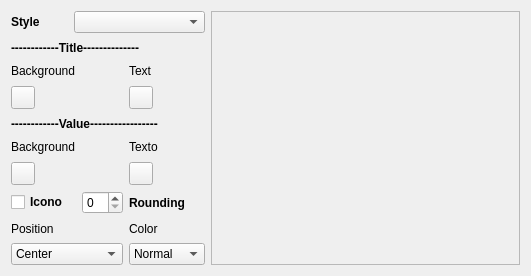
             <widget class="QWidget" name="page_4">
              <property name="geometry">
               <rect>
                <x>0</x>
                <y>0</y>
                <width>531</width>
                <height>276</height>
               </rect>
              </property>
              <attribute name="label">
               <string>CONFIGURE STYLE</string>
              </attribute>
              <layout class="QGridLayout" name="gridLayout_12">
               <item row="0" column="0">
                <layout class="QHBoxLayout" name="horizontalLayout_4">
                 <item>
                  <layout class="QGridLayout" name="gridLayout">
                   <item row="0" column="1" colspan="3">
                    <widget class="QComboBox" name="cbTextPestilo"/>
                   </item>
                   <item row="1" column="0" colspan="4">
                    <widget class="QLabel" name="label_2">
                     <property name="font">
                      <font>
                       <weight>75</weight>
                       <bold>true</bold>
                      </font>
                     </property>
                     <property name="text">
                      <string>------------Title--------------</string>
                     </property>
                    </widget>
                   </item>
                   <item row="0" column="0">
                    <widget class="QLabel" name="label_30">
                     <property name="font">
                      <font>
                       <weight>75</weight>
                       <bold>true</bold>
                      </font>
                     </property>
                     <property name="text">
                      <string>Style</string>
                     </property>
                    </widget>
                   </item>
                   <item row="3" column="0" colspan="3">
                    <widget class="QgsColorButton" name="ctitPanelText"/>
                   </item>
                   <item row="10" column="3">
                    <widget class="QComboBox" name="color_icono">
                     <item>
                      <property name="text">
                       <string>Normal</string>
                      </property>
                     </item>
                     <item>
                      <property name="text">
                       <string>Invertido</string>
                      </property>
                     </item>
                    </widget>
                   </item>
                   <item row="10" column="0" colspan="3">
                    <widget class="QComboBox" name="ubiIcono">
                     <item>
                      <property name="text">
                       <string>Center</string>
                      </property>
                     </item>
                     <item>
                      <property name="text">
                       <string>Left</string>
                      </property>
                     </item>
                     <item>
                      <property name="text">
                       <string>Right</string>
                      </property>
                     </item>
                    </widget>
                   </item>
                   <item row="3" column="3">
                    <widget class="QgsColorButton" name="cTextTitPT"/>
                   </item>
                   <item row="4" column="0" colspan="4">
                    <widget class="QLabel" name="label_27">
                     <property name="font">
                      <font>
                       <weight>75</weight>
                       <bold>true</bold>
                      </font>
                     </property>
                     <property name="text">
                      <string>------------Value-----------------</string>
                     </property>
                    </widget>
                   </item>
                   <item row="9" column="3">
                    <widget class="QLabel" name="label_14">
                     <property name="text">
                      <string>Color</string>
                     </property>
                    </widget>
                   </item>
                   <item row="6" column="0" colspan="3">
                    <widget class="QgsColorButton" name="cconPanelText"/>
                   </item>
                   <item row="9" column="0" colspan="2">
                    <widget class="QLabel" name="label_29">
                     <property name="text">
                      <string>Position</string>
                     </property>
                    </widget>
                   </item>
                   <item row="5" column="3">
                    <widget class="QLabel" name="label_28">
                     <property name="text">
                      <string>Texto</string>
                     </property>
                    </widget>
                   </item>
                   <item row="2" column="3">
                    <widget class="QLabel" name="label_16">
                     <property name="text">
                      <string>Text</string>
                     </property>
                    </widget>
                   </item>
                   <item row="6" column="3">
                    <widget class="QgsColorButton" name="cTextConPT"/>
                   </item>
                   <item row="2" column="0" colspan="2">
                    <widget class="QLabel" name="label_8">
                     <property name="text">
                      <string>Background</string>
                     </property>
                    </widget>
                   </item>
                   <item row="5" column="0" colspan="2">
                    <widget class="QLabel" name="label_3">
                     <property name="text">
                      <string>Background</string>
                     </property>
                    </widget>
                   </item>
                   <item row="7" column="0">
                    <widget class="QCheckBox" name="checkBoxIcono">
                     <property name="font">
                      <font>
                       <weight>75</weight>
                       <bold>true</bold>
                      </font>
                     </property>
                     <property name="text">
                      <string>Icono</string>
                     </property>
                    </widget>
                   </item>
                   <item row="7" column="2">
                    <widget class="QSpinBox" name="roundFrame"/>
                   </item>
                   <item row="7" column="3">
                    <widget class="QLabel" name="label_10">
                     <property name="font">
                      <font>
                       <weight>75</weight>
                       <bold>true</bold>
                      </font>
                     </property>
                     <property name="text">
                      <string>Rounding</string>
                     </property>
                    </widget>
                   </item>
                  </layout>
                 </item>
                 <item>
                  <widget class="QScrollArea" name="scrollArea">
                   <property name="widgetResizable">
                    <bool>true</bool>
                   </property>
                   <widget class="QWidget" name="scrollAreaWidgetContents">
                    <property name="geometry">
                     <rect>
                      <x>0</x>
                      <y>0</y>
                      <width>249</width>
                      <height>250</height>
                     </rect>
                    </property>
                   </widget>
                  </widget>
                 </item>
                </layout>
               </item>
              </layout>
             </widget>
